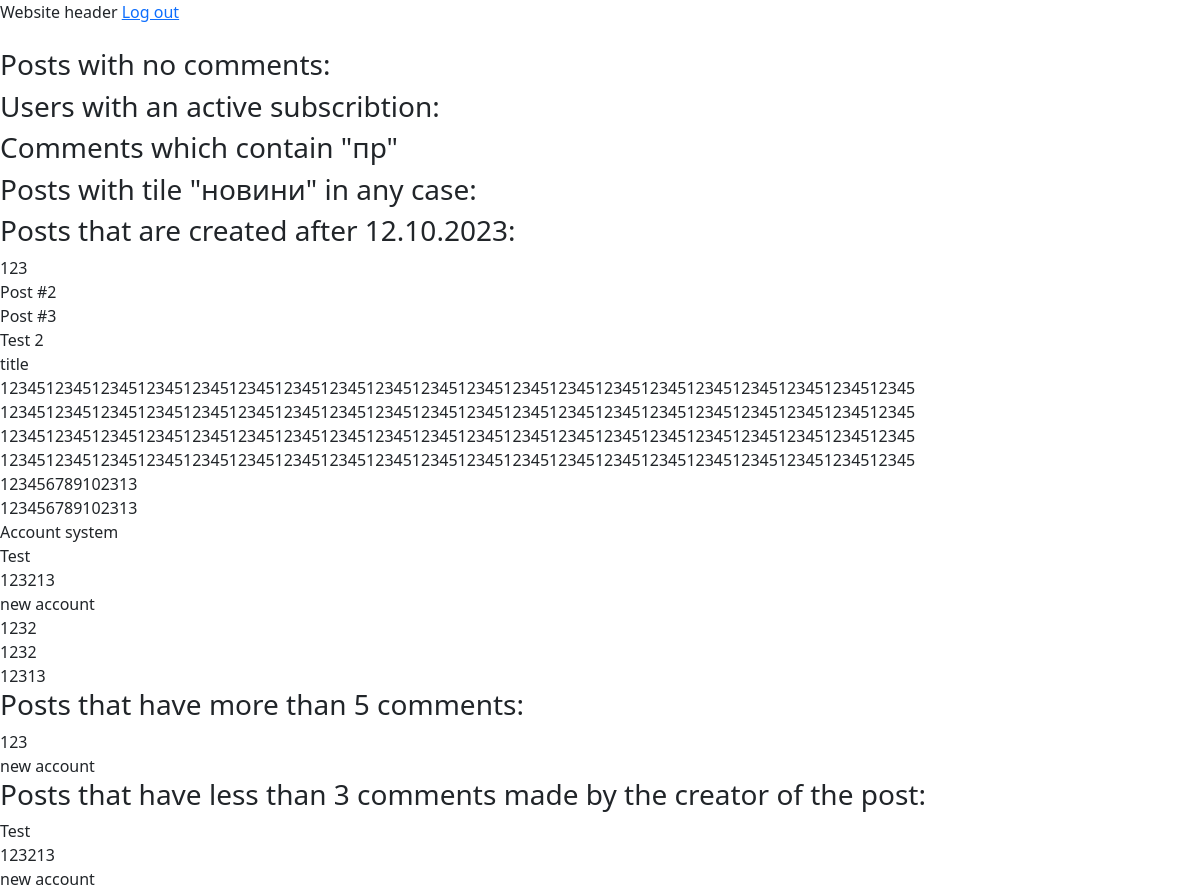
Before: /filter_test/ with the older database file.
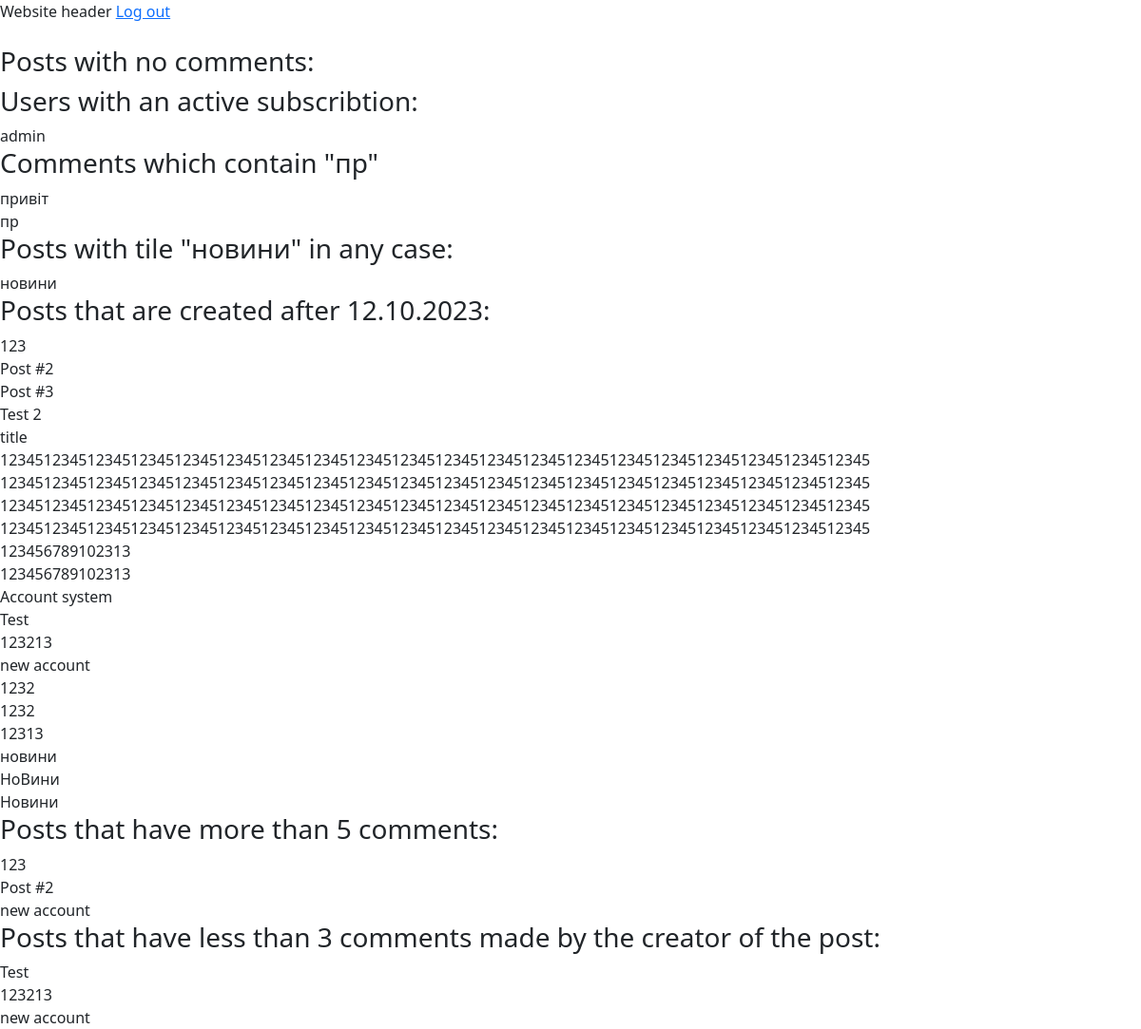
After: the same page with the newer database file.
### application/models/post.py (models this page shows)
class Post(TimeStampedModel):
    title = models.CharField(max_length=100)
    content = models.TextField()
    user = models.ForeignKey("application.User", on_delete=models.CASCADE, related_name="posts")  # Параметр on_delete вирішує, що буде з колонкою, якщо пов'язана колонка видаляється. model.CASCADE: Якщо видалиться user, то видаляться і пов'язані з ним пости. related_name="posts": user.posts дістане всі пов'язані пости
    objects = PostManager()  # Обираємо менеджер, який ми зробили. По замовчуваню є звичайнийй менеджер

### application/models/subscription.py (models this page shows)
class Subscription(models.Model):
    user = models.OneToOneField("application.User", on_delete=models.CASCADE, related_name="subscription")
    type = models.CharField(max_length=100, choices=SubscriptionTypeChoices.choices)
    start_date = models.DateField(timezone.now(), null=True)
    end_date = models.DateField(null=True, blank=True)
    price = models.IntegerField(null=True, blank=True)
    is_active = models.BooleanField(default=False)

### application/models/user.py (models this page shows, shortened)
class User(AbstractUser):
    objects = UserManager()

### application/models/comment.py (models this page shows)
class Comment(TimeStampedModel):
    content = models.TextField()
    post = models.ForeignKey("application.Post", on_delete=models.CASCADE, related_name="comments")
    user = models.ForeignKey("application.User", on_delete=models.CASCADE, related_name="comments")

### application/views.py (the view)
# urls.py: path("filter_test/", views.FilterTest.as_view())
class FilterTest(TemplateView):
    template_name = "filter_test.html"
    def get_context_data(self, **kwargs):
        context = super().get_context_data(**kwargs)
        context["posts_with_specific_date"] = Post.objects.filter(created_at__gte="2023-10-12")
        context["posts_wвith_no_comments"] = Post.objects.filter(comments__isnull=True)
        context["users_with_active_subscribtion"] = Subscription.objects.filter(is_active=True)
        context["comments_with_specific_text"] = Comment.objects.filter(content__contains="пр")
        context["posts_with_title_any_case"] = Post.objects.filter(title__icontains="новини")
        context["posts_with_more_than_5_comments"] = Post.objects.all().alias(comments_amount=Count("comments")).filter(comments_amount__gt=5)
        context["Posts_that_have_less_than_3_specific_comments"] = Post.objects.all().alias(comments_amount=Count("user__comments")).filter(comments_amount__lt=3)
        return context

### application/managers/post.py (called while the page is built)
    def get_queryset(self):  # Підвязуємо до менеджера PostQuerySet
        return PostQuerySet(self.model, using=self._db)

### application/templates/filter_test.html (shortened to what this page needs)
{% extends "base.html" %}
{% block content %}
  <h3>Posts with no comments:</h3>
  <h3>Users with an active subscribtion:</h3>
  {% for subscribtion in users_with_active_subscribtion %}
    {{ subscribtion.user }} <br />
  {% endfor %}
  <h3>Comments which contain "пр"</h3>
  {% for comment in comments_with_specific_text %}
    {{ comment.content }} <br />
  {% endfor %}
  <h3>Posts with tile "новини" in any case:</h3>
  {% for post in posts_with_title_any_case %}
    {{ post.title }} <br />
  {% endfor %}
  <h3>Posts that are created after 12.10.2023:</h3>
  {% for post in posts_with_specific_date %}
    {{ post.title }} <br />
  {% endfor %}
  <h3>Posts that have more than 5 comments:</h3>
  {% for post in posts_with_more_than_5_comments %}
    {{ post.title }} <br />
  {% endfor %}
  <h3>Posts that have less than 3 comments made by the creator of the post:</h3>
  {% for post in Posts_that_have_less_than_3_specific_comments %}
    {{ post.title }} <br />
  {% endfor %}
{% endblock %}

### application/templates/base.html (shortened to what this page needs)
<!DOCTYPE html>
<html lang="en">
<head>
  <link href="https://cdn.jsdelivr.net/npm/bootstrap@5.3.3/dist/css/bootstrap.min.css" rel="stylesheet">
</head>
<body>
  <span>Website header</span>
  <a href="{% url 'log_out' %}">Log out</a> <br /> <br />
  {% block content %}{% endblock %}
</body>
</html>

Changed rows visible on the page:
added Subscription: user "admin"
added Comment: content "привіт"
added Comment: content "пр"
added Post: title "новини"
now on one of the page's lists (row unchanged): Post: title "Post #2"
added Post: title "НоВини", shown under "Posts that are created after 12.10.2023:"
added Post: title "Новини", shown under "Posts that are created after 12.10.2023:"
